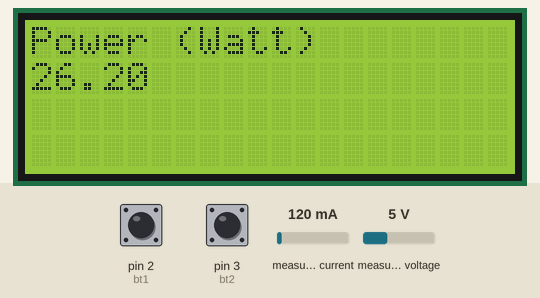
The program below on a simulated Arduino Pro Mini, built with avr-gcc and run on an emulated ATmega328P. Shown: 20×4 character LCD. The inputs (shaded band) are chosen by the test bench; at power-on: pin 2 (bt1) HIGH, pin 3 (bt2) HIGH, measured current 120 mA, measured voltage 5 V. EEPROM starts erased.

Above: at 2.7 s.
2.8 s: pin 2 (bt1) pulled LOW for 0.15 s
At 3.6 s:
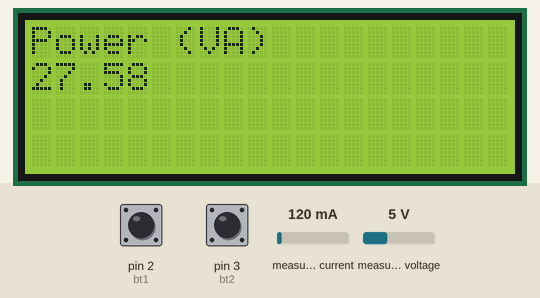
5.9 s: pin 3 (bt2) pulled LOW for 3.2 s
12.1 s: measured current set to 40 mA
At 12.9 s:
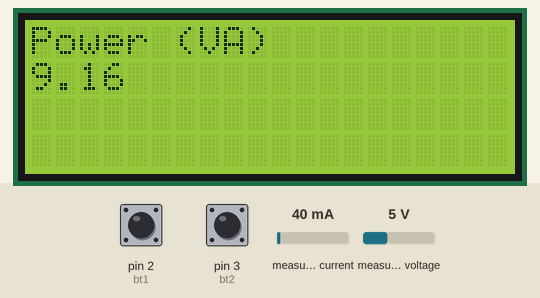
15.1 s: pin 2 (bt1) pulled LOW for 1 s
At 17.0 s:
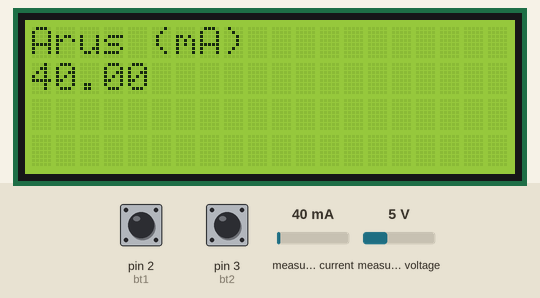
19.1 s: pin 3 (bt2) pulled LOW for 0.15 s
22.2 s: pin 2 (bt1) pulled LOW for 3.2 s
At 26.0 s:
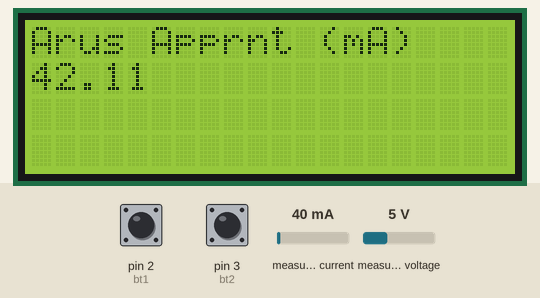
Timing chart, 0 to 27.5 s (numbered marks = the images above; inputs shaded):
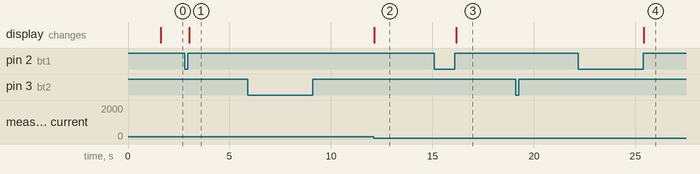

The program:

main.cpp
```cpp
#include <Arduino.h>
#include <Wire.h>
#include <LiquidCrystal_I2C.h>
#include <Debounce.h>
#include <EEPROM.h>
#include <PZEM004Tv30.h>
PZEM004Tv30 pzem(12, 13, 0x01);     //tx,rx, slaveaddr pzem004
LiquidCrystal_I2C lcd(0x27, 20, 4); // set the LCD address to 0x27 for a 16 chars and 2 line display
byte bt1 = 2;
byte bt2 = 3;
Debounce btd1(bt1, 150);
Debounce btd2(bt2, 150);
volatile int bts1 = 0;
volatile int bts2 = 0;
int menu = 0;
float eepval = 0;
int eepaddr = 0;
float whprev;

void btn1_ISR();
void btn2_ISR();
void tegangan();
void frekuensi();
void arusreal();
void arusapp();
void powerreal();
void powerapp();
void pf();
void energi();
void resetenergi();
void tagihan();
void (*resetmcu)(void) = 0;

void setup()
{
  lcd.init();
  lcd.backlight();
  Serial.begin(115200);
  pinMode(bt1, INPUT_PULLUP);
  pinMode(bt2, INPUT_PULLUP);
  attachInterrupt(0, btn1_ISR, RISING);
  attachInterrupt(1, btn2_ISR, RISING);
  lcd.setCursor(5, 0);
  lcd.print("Ways's");
  lcd.setCursor(3, 1);
  lcd.print("WATTMETER");
  delay(1500);
}

void btn1_ISR()
{
  bts1 = btd1.read();
  if (bts1 == LOW)
  {
    menu++;
    if (menu > 8)
    {
      menu = 0;
    }
  }
}

void btn2_ISR()
{
  bts2 = btd2.read();
  if (bts2 == LOW)
  {
    resetenergi();
  }
}

void tegangan()
{
  float teg = pzem.voltage();
  lcd.clear();
  lcd.setCursor(0, 0);
  lcd.print("Tegangan (V)");
  lcd.setCursor(0, 1);
  lcd.print(teg);
}

void frekuensi()
{
  float freq = pzem.frequency();
  lcd.clear();
  lcd.setCursor(0, 0);
  lcd.print("Frekuensi (Hz)");
  lcd.setCursor(0, 1);
  lcd.print(freq);
}

void arusreal()
{
  float cur1 = pzem.current() * 1000;
  lcd.clear();
  lcd.setCursor(0, 0);
  lcd.print("Arus (mA)");
  lcd.setCursor(0, 1);
  lcd.print(cur1);
}

void arusapp()
{
  float pf = pzem.pf();
  float cur2 = pzem.current();
  float iapp = (cur2 / pf) * 1000;
  lcd.clear();
  lcd.setCursor(0, 0);
  lcd.print("Arus Apprnt (mA)");
  lcd.setCursor(0, 1);
  lcd.print(iapp);
}

void powerreal()
{
  float watt = pzem.power();
  lcd.clear();
  lcd.setCursor(0, 0);
  lcd.print("Power (Watt)");
  lcd.setCursor(0, 1);
  lcd.print(watt);
}

void powerapp()
{
  float pf = pzem.pf();
  float pw = pzem.power();
  float va = pw / pf;
  lcd.clear();
  lcd.setCursor(0, 0);
  lcd.print("Power (VA)");
  lcd.setCursor(0, 1);
  lcd.print(va);
}

void pf()
{
  float pfac = pzem.pf();
  lcd.clear();
  lcd.setCursor(0, 0);
  lcd.print("Power Factor");
  lcd.setCursor(0, 1);
  lcd.print(pfac);
}

void energi()
{
  float whcurr = pzem.energy() * 1000;
  EEPROM.get(eepaddr, eepval);
  float wh = whcurr - eepval;
  lcd.clear();
  lcd.setCursor(0, 0);
  lcd.print("Energi (Wh)");
  lcd.setCursor(0, 1);
  lcd.print(wh, 0);
}

void resetenergi()
{
  whprev = pzem.energy() * 1000;
  EEPROM.put(eepaddr, whprev);
  delay(100);
}

void tagihan()
{
  float whcurr = pzem.energy() * 1000;
  EEPROM.get(eepaddr, eepval);
  float wh = whcurr - eepval;
  float bill = ((wh / 1000) * 1444.7); //1444.70 is bill per kWh, adjust if needed
  lcd.clear();
  lcd.setCursor(0, 0);
  lcd.print("Tagihan (IDR)");
  lcd.setCursor(0, 1);
  lcd.print("Rp.");
  lcd.setCursor(3, 1);
  lcd.print(bill,2);
}

void loop()
{
  switch (menu)
  {
  case 0:
    powerreal();
    break;
  case 1:
    powerapp();
    break;
  case 2:
    arusreal();
    break;
  case 3:
    arusapp();
    break;
  case 4:
    pf();
    break;
  case 5:
    frekuensi();
    break;
  case 6:
    tegangan();
    break;
  case 7:
    energi();
    break;
  case 8:
    tagihan();
    break;
  default:
    tegangan();
    break;
  }
}
```

Measured:
- after the input at 2.8 s, the display: changes after 0.21 s (image 1)
- after the input at 5.9 s, every drawn part: stays the same
- after the input at 12.1 s, the display: changes after 0.05 s (image 2)
- after the input at 15.1 s, the display: changes after 1.1 s (image 3)
- after the input at 19.1 s, every drawn part: stays the same
- after the input at 22.2 s, the display: changes after 3.2 s (image 4)
